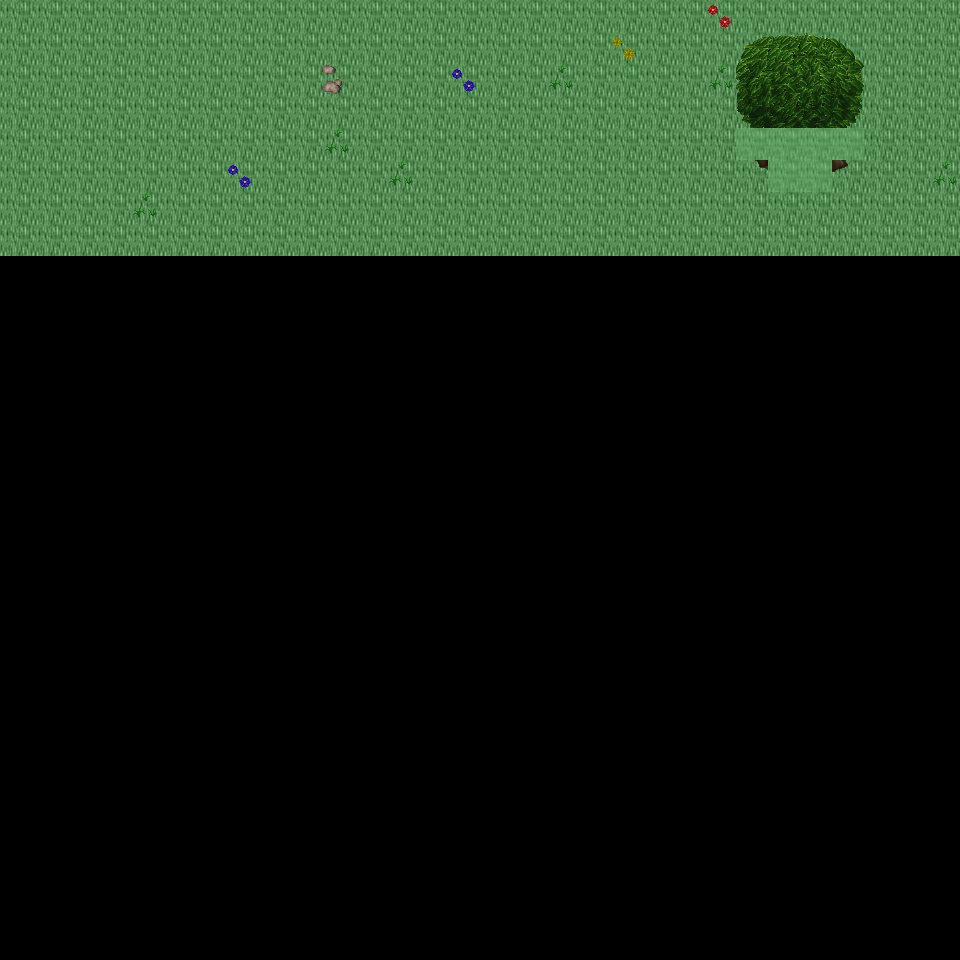

A level layout from a 2D game, rendered from its tile map. Below: a short description, then the map file with tile-grid data replaced by summaries:
An orthogonal 30x30 tile map with 32x32 px tiles, 6 tile layers (Ground, Object, Object2, Above, ...), 48 tilesets and 2 objects (2x mapExit).

<map version="1.0" orientation="orthogonal" renderorder="right-down" width="30" height="30" tilewidth="32" tileheight="32" nextobjectid="3">
  <tileset firstgid="1" name="tileset_ground_ground" tilewidth="32" tileheight="32" tilecount="33" columns="3">
    <image source="../drawable/tileset_ground_ground.png" width="96" height="352" />
  </tileset>
  <tileset firstgid="34" name="tileset_building_castle" tilewidth="32" tileheight="32" tilecount="320" columns="20">
    <image source="../drawable/tileset_building_castle.png" width="640" height="512" />
  </tileset>
  <tileset firstgid="354" name="tileset_furniture_carpet_carpets_2" tilewidth="32" tileheight="32" tilecount="12" columns="4">
    <image source="../drawable/tileset_furniture_carpet_carpets_2.png" width="128" height="160" />
  </tileset>
  <tileset firstgid="366" name="tileset_ground_indoor_tiles" tilewidth="32" tileheight="32" tilecount="8" columns="2">
    <image source="../drawable/tileset_ground_indoor_tiles.png" width="64" height="128" />
  </tileset>
  <tileset firstgid="374" name="tileset_ground_water_pool" tilewidth="32" tileheight="32" tilecount="72" columns="3">
    <image source="../drawable/tileset_ground_water_pool.png" width="96" height="768" />
  </tileset>
  <tileset firstgid="446" name="tileset_ground_brown_paving" tilewidth="32" tileheight="32" tilecount="2" columns="2">
    <image source="../drawable/tileset_ground_brown_paving.png" width="64" height="32" />
  </tileset>
  <tileset firstgid="448" name="tileset_ground_spikes" tilewidth="32" tileheight="32" tilecount="1" columns="1">
    <image source="../drawable/tileset_ground_spikes.png" width="32" height="32" />
  </tileset>
  <tileset firstgid="449" name="tileset_ground_ridge_earth_dark" tilewidth="32" tileheight="32" tilecount="96" columns="12">
    <image source="../drawable/tileset_ground_ridge_earth_dark.png" width="384" height="256" />
  </tileset>
  <tileset firstgid="545" name="tileset_plant_grasses" tilewidth="32" tileheight="32" tilecount="6" columns="3">
    <image source="../drawable/tileset_plant_grasses.png" width="96" height="64" />
  </tileset>
  <tileset firstgid="551" name="tileset_ground_water_pool_corners" tilewidth="32" tileheight="32" tilecount="72" columns="3">
    <image source="../drawable/tileset_ground_water_pool_corners.png" width="96" height="768" />
  </tileset>
  <tileset firstgid="623" name="tileset_building_fence_fence_chunky" tilewidth="32" tileheight="32" tilecount="21" columns="3">
    <image source="../drawable/tileset_building_fence_fence_chunky.png" width="96" height="224" />
  </tileset>
  <tileset firstgid="644" name="tileset_ground_earth_edges" tilewidth="32" tileheight="32" tilecount="18" columns="6">
    <image source="../drawable/tileset_ground_earth_edges.png" width="192" height="96" />
  </tileset>
  <tileset firstgid="662" name="tileset_ground_rock_pebbles" tilewidth="32" tileheight="32" tilecount="3" columns="1">
    <image source="../drawable/tileset_ground_rock_pebbles.png" width="32" height="96" />
  </tileset>
  <tileset firstgid="665" name="tileset_ground_square_patch" tilewidth="32" tileheight="32" tilecount="9" columns="3">
    <image source="../drawable/tileset_ground_square_patch.png" width="96" height="96" />
  </tileset>
  <tileset firstgid="674" name="tileset_plant_leaves" tilewidth="32" tileheight="32" tilecount="8" columns="4">
    <image source="../drawable/tileset_plant_leaves.png" width="128" height="64" />
  </tileset>
  <tileset firstgid="682" name="tileset_item_corpse_skull_dark" tilewidth="32" tileheight="32" tilecount="2" columns="2">
    <image source="../drawable/tileset_item_corpse_skull_dark.png" width="64" height="32" />
  </tileset>
  <tileset firstgid="684" name="tileset_item_corpse_skeleton" tilewidth="32" tileheight="32" tilecount="4" columns="2">
    <image source="../drawable/tileset_item_corpse_skeleton.png" width="64" height="64" />
  </tileset>
  <tileset firstgid="688" name="tileset_furniture_table_grey_fancy" tilewidth="32" tileheight="32" tilecount="9" columns="3">
    <image source="../drawable/tileset_furniture_table_grey_fancy.png" width="96" height="96" />
  </tileset>
  <tileset firstgid="697" name="tileset_furniture_table_grey_long" tilewidth="32" tileheight="32" tilecount="4" columns="2">
    <image source="../drawable/tileset_furniture_table_grey_long.png" width="64" height="64" />
  </tileset>
  <tileset firstgid="701" name="tileset_furniture_table_grey_plain" tilewidth="32" tileheight="32" tilecount="9" columns="3">
    <image source="../drawable/tileset_furniture_table_grey_plain.png" width="96" height="96" />
  </tileset>
  <tileset firstgid="710" name="tileset_item_gothic_slab" tilewidth="32" tileheight="32" tilecount="1" columns="1">
    <image source="../drawable/tileset_item_gothic_slab.png" width="32" height="32" />
  </tileset>
  <tileset firstgid="711" name="tileset_logic_creature_gnome" tilewidth="32" tileheight="32" tilecount="6" columns="6">
    <image source="../drawable/tileset_logic_creature_gnome.png" width="192" height="32" />
  </tileset>
  <tileset firstgid="717" name="tileset_logic_creature_animal" tilewidth="32" tileheight="32" tilecount="32" columns="8">
    <image source="../drawable/tileset_logic_creature_animal.png" width="256" height="128" />
  </tileset>
  <tileset firstgid="749" name="tileset_logic_collision" tilewidth="32" tileheight="32" tilecount="1" columns="1">
    <image source="../drawable/tileset_logic_collision.png" width="32" height="32" />
  </tileset>
  <tileset firstgid="750" name="tileset_ground_water_pool_deep" tilewidth="32" tileheight="32" tilecount="72" columns="3">
    <image source="../drawable/tileset_ground_water_pool_deep.png" width="96" height="768" />
  </tileset>
  <tileset firstgid="822" name="tileset_object_suspension_bridge" tilewidth="32" tileheight="32" tilecount="24" columns="3">
    <image source="../drawable/tileset_object_suspension_bridge.png" width="96" height="256" />
  </tileset>
  <tileset firstgid="846" name="tileset_plant_flower_daisy_blue" tilewidth="32" tileheight="32" tilecount="8" columns="2">
    <image source="../drawable/tileset_plant_flower_daisy_blue.png" width="64" height="128" />
  </tileset>
  <tileset firstgid="854" name="tileset_plant_flower_daisy_red" tilewidth="32" tileheight="32" tilecount="8" columns="2">
    <image source="../drawable/tileset_plant_flower_daisy_red.png" width="64" height="128" />
  </tileset>
  <tileset firstgid="862" name="tileset_plant_flower_daisy_white" tilewidth="32" tileheight="32" tilecount="8" columns="2">
    <image source="../drawable/tileset_plant_flower_daisy_white.png" width="64" height="128" />
  </tileset>
  <tileset firstgid="870" name="tileset_plant_flower_daisy_yellow" tilewidth="32" tileheight="32" tilecount="8" columns="2">
    <image source="../drawable/tileset_plant_flower_daisy_yellow.png" width="64" height="128" />
  </tileset>
  <tileset firstgid="878" name="tileset_plant_tree_tree_green" tilewidth="32" tileheight="32" tilecount="80" columns="8">
    <image source="../drawable/tileset_plant_tree_tree_green.png" width="256" height="352" />
  </tileset>
  <tileset firstgid="958" name="tileset_item_banners_flag" tilewidth="32" tileheight="32" tilecount="12" columns="3">
    <image source="../drawable/tileset_item_banners_flag.png" width="96" height="128" />
  </tileset>
  <tileset firstgid="970" name="tileset_item_flagpole" tilewidth="32" tileheight="32" tilecount="3" columns="1">
    <image source="../drawable/tileset_item_flagpole.png" width="32" height="96" />
  </tileset>
  <tileset firstgid="973" name="tileset_furniture_chair_bench_white" tilewidth="32" tileheight="32" tilecount="8" columns="2">
    <image source="../drawable/tileset_furniture_chair_bench_white.png" width="64" height="128" />
  </tileset>
  <tileset firstgid="981" name="tileset_item_statue_flowered_arch" tilewidth="32" tileheight="32" tilecount="24" columns="6">
    <image source="../drawable/tileset_item_statue_flowered_arch.png" width="192" height="128" />
  </tileset>
  <tileset firstgid="1005" name="tileset_building_decoration_block" tilewidth="32" tileheight="32" tilecount="2" columns="2">
    <image source="../drawable/tileset_building_decoration_block.png" width="64" height="32" />
  </tileset>
  <tileset firstgid="1007" name="tileset_building_decoration_orbpedestal" tilewidth="32" tileheight="32" tilecount="2" columns="1">
    <image source="../drawable/tileset_building_decoration_orbpedestal.png" width="32" height="64" />
  </tileset>
  <tileset firstgid="1009" name="tileset_item_statue_urn_with_flowers" tilewidth="32" tileheight="32" tilecount="2" columns="1">
    <image source="../drawable/tileset_item_statue_urn_with_flowers.png" width="32" height="64" />
  </tileset>
  <tileset firstgid="1011" name="tileset_building_decoration_pool" tilewidth="32" tileheight="32" tilecount="9" columns="3">
    <image source="../drawable/tileset_building_decoration_pool.png" width="96" height="96" />
  </tileset>
  <tileset firstgid="1020" name="tileset_item_statue_romanic_art1" tilewidth="32" tileheight="32" tilecount="4" columns="2">
    <image source="../drawable/tileset_item_statue_romanic_art1.png" width="64" height="64" />
  </tileset>
  <tileset firstgid="1024" name="tileset_building_wall_int_clay" tilewidth="32" tileheight="32" tilecount="100" columns="10">
    <image source="../drawable/tileset_building_wall_int_clay.png" width="320" height="320" />
  </tileset>
  <tileset firstgid="1124" name="tileset_ground_green_paving" tilewidth="32" tileheight="32" tilecount="18" columns="3">
    <image source="../drawable/tileset_ground_green_paving.png" width="96" height="192" />
  </tileset>
  <tileset firstgid="1142" name="tileset_logic_protection" tilewidth="32" tileheight="32" tilecount="2" columns="2">
    <image source="../drawable/tileset_logic_protection.png" width="64" height="32" />
  </tileset>
  <tileset firstgid="1144" name="tileset_furniture_other_stick" tilewidth="32" tileheight="32" tilecount="2" columns="1">
    <image source="../drawable/tileset_furniture_other_stick.png" width="32" height="64" />
  </tileset>
  <tileset firstgid="1146" name="tileset_item_scrying_orb" tilewidth="32" tileheight="32" tilecount="8" columns="8">
    <image source="../drawable/tileset_item_scrying_orb.png" width="256" height="32" />
  </tileset>
  <tileset firstgid="1154" name="tileset_light_dim_light_7x5" tilewidth="32" tileheight="32" tilecount="35" columns="7">
    <image source="../drawable/tileset_light_dim_light_7x5.png" width="224" height="160" />
  </tileset>
  <tileset firstgid="1189" name="tileset_light_light_5x5" tilewidth="32" tileheight="32" tilecount="25" columns="5">
    <image source="../drawable/tileset_light_light_5x5.png" width="160" height="160" />
  </tileset>
  <tileset firstgid="1214" name="tileset_furniture_light_lamp_bronze" tilewidth="32" tileheight="32" tilecount="3" columns="1">
    <image source="../drawable/tileset_furniture_light_lamp_bronze.png" width="32" height="96" />
  </tileset>
  <layer name="Ground" width="30" height="30">
    <data>[900 cells, 240 non-empty, 1 distinct tile ids]</data>
  </layer>
  <layer name="Object" width="30" height="30">
    <data>[900 cells, 17 non-empty, 11 distinct tile ids]</data>
  </layer>
  <layer name="Object2" width="30" height="30">
    <data>[900 cells, 0 non-empty, 0 distinct tile ids]</data>
  </layer>
  <layer name="Above" width="30" height="30">
    <data>[900 cells, 14 non-empty, 14 distinct tile ids]</data>
  </layer>
  <layer name="Above2" width="30" height="30">
    <data>[900 cells, 0 non-empty, 0 distinct tile ids]</data>
  </layer>
  <layer name="Walkable" width="30" height="30">
    <data>[900 cells, 6 non-empty, 1 distinct tile ids]</data>
  </layer>
  <objectgroup name="MapEvents">
    <object id="1" name="north" type="mapExit" x="0" y="0" width="960" height="32">
      <properties>
        <property name="map" value="level_0_x221_y28" />
        <property name="x" value="0" />
        <property name="y" value="28" />
      </properties>
    </object>
    <object id="2" name="east" type="mapExit" x="928" y="0" width="32" height="960">
      <properties>
        <property name="map" value="level_0_x222_y29" />
        <property name="x" value="1" />
        <property name="y" value="0" />
      </properties>
    </object>
  </objectgroup>
</map>
